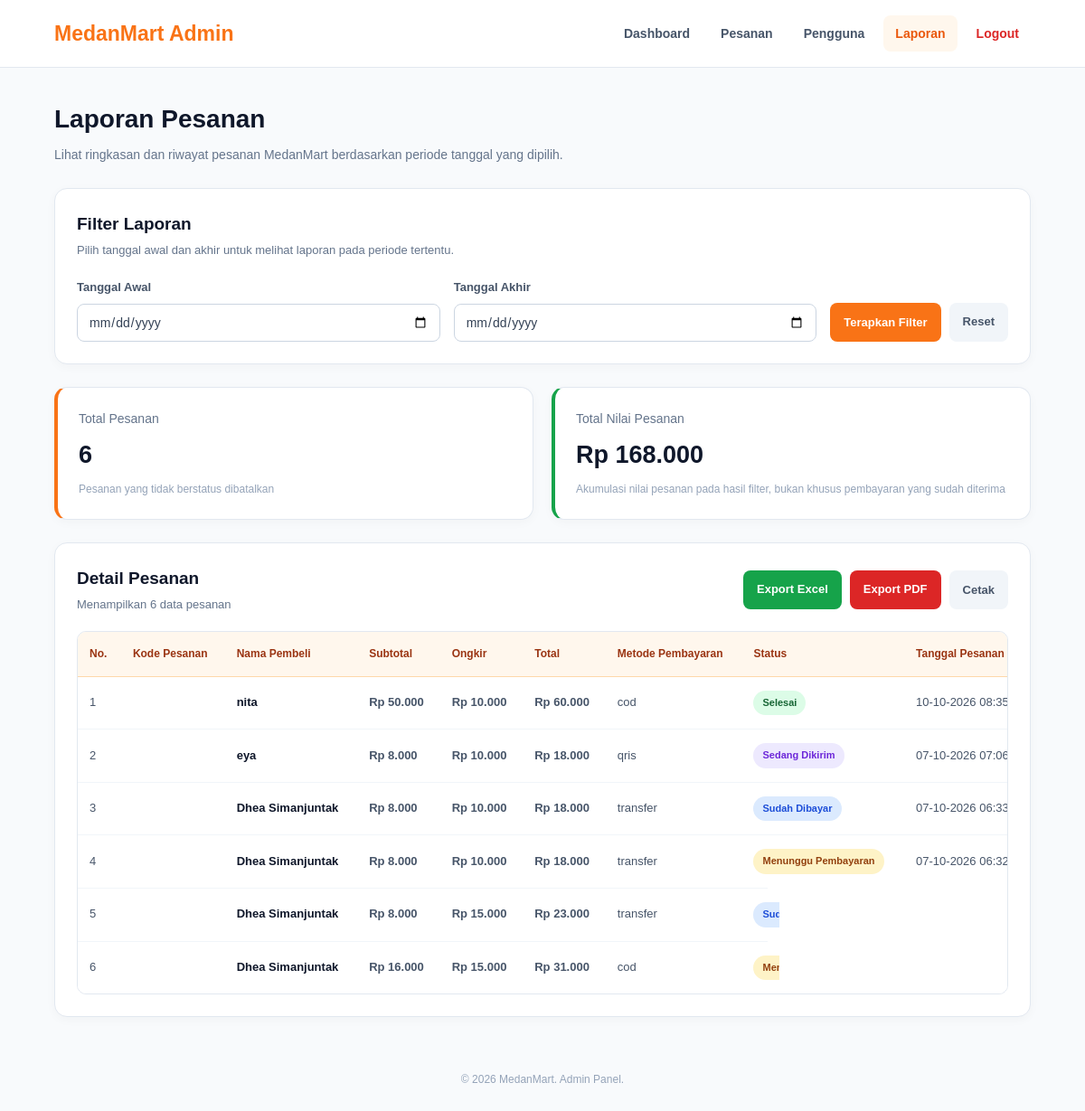
Page /admin/reports.php (signed in) on the committed database.
### tables this page shows
CREATE TABLE `orders` (
  `id` int(11) NOT NULL,
  `user_id` int(11) NOT NULL,
  `order_code` varchar(50) NOT NULL,
  `recipient_name` varchar(100) NOT NULL,
  `phone` varchar(20) NOT NULL,
  `address` text NOT NULL,
  `shipping_method` varchar(100) DEFAULT NULL,
  `shipping_cost` decimal(12,2) DEFAULT 0.00,
  `subtotal` decimal(12,2) NOT NULL,
  `total` decimal(12,2) NOT NULL,
  `payment_method` enum('transfer','qris','cod') NOT NULL,
  `payment_proof` varchar(255) DEFAULT NULL,
  `status` enum('pending','paid','shipped','completed','cancelled') NOT NULL DEFAULT 'pending',
  `created_at` timestamp NOT NULL DEFAULT current_timestamp()
);

### admin/reports.php (the view, shortened to what this page needs)
<?php
require_once __DIR__ . "/../config/database.php";
function e($value)
{
    return htmlspecialchars((string)($value ?? ''), ENT_QUOTES, 'UTF-8');
}
function rupiah($angka)
{
    return 'Rp ' . number_format((float)$angka, 0, ',', '.');
}
function statusLabel($status)
{
    $labels = [
        'pending'   => 'Menunggu Pembayaran',
        'paid'      => 'Sudah Dibayar',
        'shipped'   => 'Sedang Dikirim',
        'completed' => 'Selesai',
        'cancelled' => 'Dibatalkan'
    ];
    return $labels[$status] ?? ucfirst((string)$status);
}
function statusClass($status)
{
    $classes = [
        'pending'   => 'pending',
        'paid'      => 'paid',
        'shipped'   => 'shipped',
        'completed' => 'completed',
        'cancelled' => 'cancelled'
    ];
    return $classes[$status] ?? 'default';
}
$start_date = trim($_GET['start_date'] ?? '');
$end_date   = trim($_GET['end_date'] ?? '');
$date_error = '';
$orders = [];
$total_orders = 0;
$total_sales = 0;
if ($date_error === '') {
    $query = "
        SELECT
            orders.recipient_name AS buyer_name,
            orders.subtotal,
            orders.shipping_cost,
            orders.total,
            orders.payment_method,
            orders.status,
            orders.created_at
        FROM orders
            WHERE orders.status != 'cancelled'";
    $query .= " ORDER BY orders.created_at DESC";
    $result = mysqli_query($conn, $query);
    if ($result) {
        while ($row = mysqli_fetch_assoc($result)) {
            $orders[] = $row;
            $total_sales += (float)$row['total'];
        }
        $total_orders = count($orders);
    }
}
$exportParams = http_build_query([
    'start_date' => $start_date,
    'end_date'   => $end_date
]);
?>
<!DOCTYPE html>
<html lang="id">
<head>
</head>
<body>
<nav class="navbar">
    <a href="dashboard.php" class="brand">MedanMart Admin</a>
    <div class="nav-menu">
        <a href="dashboard.php">Dashboard</a>
        <a href="orders.php">Pesanan</a>
        <a href="user.php">Pengguna</a>
        <a href="report.php" class="active">Laporan</a>
        <a href="../logout.php" class="logout">Logout</a>
    </div>
</nav>
<main class="container">
    <div class="page-header">
        <h1>Laporan Pesanan</h1>
        <p>
            Lihat ringkasan dan riwayat pesanan MedanMart berdasarkan
            periode tanggal yang dipilih.
        </p>
    </div>
    <section class="panel filter-panel">
        <div class="panel-heading">
            <h2>Filter Laporan</h2>
            <p>Pilih tanggal awal dan akhir untuk melihat laporan pada periode tertentu.</p>
        </div>
        <form method="GET" action="report.php" class="filter-form">
            <div class="form-group">
                <label for="start_date">Tanggal Awal</label>
                <input
                    type="date"
                    id="start_date"
                    name="start_date"
                    value="<?= e($start_date); ?>"
                >
            </div>
            <div class="form-group">
                <label for="end_date">Tanggal Akhir</label>
                <input
                    type="date"
                    id="end_date"
                    name="end_date"
                    value="<?= e($end_date); ?>"
                >
            </div>
            <div class="filter-actions">
                <button type="submit" class="btn btn-orange">
                    Terapkan Filter
                </button>
                <a href="report.php" class="btn btn-light">
                    Reset
                </a>
            </div>
        </form>
    </section>
    <section class="stats">
        <div class="stat-card orange">
            <div class="stat-label">Total Pesanan</div>
            <div class="stat-value">
                <?= number_format($total_orders, 0, ',', '.'); ?>
            </div>
            <div class="stat-note">
                Pesanan yang tidak berstatus dibatalkan
            </div>
        </div>
        <div class="stat-card green">
            <div class="stat-label">Total Nilai Pesanan</div>
            <div class="stat-value">
                <?= rupiah($total_sales); ?>
            </div>
            <div class="stat-note">
                Akumulasi nilai pesanan pada hasil filter, bukan khusus pembayaran yang sudah diterima
            </div>
        </div>
    </section>
    <section class="panel">
        <div class="table-toolbar">
            <div>
                <h2>Detail Pesanan</h2>
                <p>
                    Menampilkan <?= number_format($total_orders, 0, ',', '.'); ?>
                    data pesanan
                </p>
            </div>
            <div class="export-actions">
                <a
                    href="export_excel.php?<?= e($exportParams); ?>"
                    class="btn btn-green"
                >
                    Export Excel
                </a>
                <a
                    href="export_pdf.php?<?= e($exportParams); ?>"
                    class="btn btn-red"
                    target="_blank"
                    rel="noopener"
                >
                    Export PDF
                </a>
                <button
                    type="button"
                    class="btn btn-light"
                    onclick="window.print()"
                >
                    Cetak
                </button>
            </div>
        </div>
        <?php if ($date_error !== ''): ?>
            <div class="empty-state">
                <strong>Filter tanggal belum valid</strong>
                <p>Periksa kembali tanggal awal dan tanggal akhir.</p>
            </div>
        <?php else: ?>
            <div class="table-wrapper">
                <table>
                    <thead>
                        <tr>
                            <th>No.</th>
                            <th>Kode Pesanan</th>
                            <th>Nama Pembeli</th>
                            <th>Subtotal</th>
                            <th>Ongkir</th>
                            <th>Total</th>
                            <th>Metode Pembayaran</th>
                            <th>Status</th>
                            <th>Tanggal Pesanan</th>
                        </tr>
                    </thead>
                    <tbody>
                        <?php foreach ($orders as $index => $row): ?>
                            <tr>
                                <td><?= $index + 1; ?></td>
                                <td class="order-code">
                                </td>
                                <td class="buyer-name">
                                    <?= e($row['buyer_name']); ?>
                                </td>
                                <td class="money">
                                    <?= rupiah($row['subtotal']); ?>
                                </td>
                                <td class="money">
                                    <?= rupiah($row['shipping_cost']); ?>
                                </td>
                                <td class="money">
                                    <?= rupiah($row['total']); ?>
                                </td>
                                <td>
                                    <?= e($row['payment_method']); ?>
                                </td>
                                <td>
                                    <span class="status <?= e(statusClass($row['status'])); ?>">
                                        <?= e(statusLabel($row['status'])); ?>
                                    </span>
                                </td>
                                <td>
                                    <?php
                                    $timestamp = strtotime($row['created_at']);
                                    echo $timestamp !== false
                                        ? date('d-m-Y H:i', $timestamp)
                                        : e($row['created_at']);
                                    ?>
                                </td>
                            </tr>
                        <?php endforeach; ?>
                    </tbody>
                </table>
            </div>
        <?php endif; ?>
    </section>
</main>
<footer class="footer">
    &copy; <?= date('Y'); ?> MedanMart. Admin Panel.
</footer>
</body>
</html>

### admin/reports.php (style rules this page uses)
* { margin: 0; padding: 0; box-sizing: border-box; }
body { font-family: Arial, Helvetica, sans-serif; background: #F8FAFC; color: #1E293B; line-height: 1.6; }
.navbar { background: #FFFFFF; border-bottom: 1px solid #E2E8F0; padding: 17px 5%; display: flex; align-items: center; justify-content: space-between; gap: 20px; flex-wrap: wrap; }
.brand { color: #F97316; font-size: 23px; font-weight: 800; text-decoration: none; }
.nav-menu { display: flex; align-items: center; gap: 8px; flex-wrap: wrap; }
.nav-menu a { color: #475569; text-decoration: none; font-size: 14px; font-weight: 600; padding: 9px 13px; border-radius: 8px; transition: 0.2s; }
.nav-menu a:hover, .nav-menu a.active { background: #FFF7ED; color: #EA580C; }
.nav-menu a.logout { color: #DC2626; }
.container { width: 90%; max-width: 1400px; margin: 35px auto; }
.page-header { margin-bottom: 25px; }
.page-header h1 { font-size: 28px; color: #0F172A; margin-bottom: 5px; }
.page-header p { color: #64748B; font-size: 14px; }
.stats { display: grid; grid-template-columns: repeat(2, minmax(0, 1fr)); gap: 20px; margin-bottom: 25px; }
.stat-card { background: #FFFFFF; border: 1px solid #E2E8F0; border-radius: 14px; padding: 23px; box-shadow: 0 3px 12px rgba(15, 23, 42, 0.03); }
.stat-label { font-size: 14px; color: #64748B; margin-bottom: 8px; }
.stat-value { font-size: 27px; font-weight: 800; color: #0F172A; overflow-wrap: anywhere; }
.stat-card.orange { border-left: 4px solid #F97316; }
.stat-card.green { border-left: 4px solid #16A34A; }
.stat-note { color: #94A3B8; font-size: 12px; margin-top: 7px; }
.panel { background: #FFFFFF; border: 1px solid #E2E8F0; border-radius: 14px; padding: 24px; margin-bottom: 25px; box-shadow: 0 3px 12px rgba(15, 23, 42, 0.03); }
.panel-heading { margin-bottom: 20px; }
.panel-heading h2 { font-size: 19px; color: #0F172A; margin-bottom: 4px; }
.panel-heading p { font-size: 13px; color: #64748B; }
.filter-form { display: flex; align-items: flex-end; gap: 15px; flex-wrap: wrap; }
.form-group { display: flex; flex-direction: column; gap: 7px; flex: 1; min-width: 180px; }
.form-group label { font-size: 13px; font-weight: 700; color: #475569; }
.form-group input { width: 100%; padding: 11px 12px; border: 1px solid #CBD5E1; border-radius: 8px; font-size: 14px; font-family: inherit; background: #FFFFFF; color: #334155; }
.filter-actions { display: flex; gap: 9px; flex-wrap: wrap; }
.btn { display: inline-flex; align-items: center; justify-content: center; gap: 7px; padding: 11px 15px; border: none; border-radius: 8px; font-family: inherit; font-size: 13px; font-weight: 700; text-decoration: none; cursor: pointer; transition: 0.2s; white-space: nowrap; }
.btn-orange { background: #F97316; color: #FFFFFF; }
.btn-light { background: #F1F5F9; color: #475569; }
.btn-green { background: #16A34A; color: #FFFFFF; }
.btn-red { background: #DC2626; color: #FFFFFF; }
.table-toolbar { display: flex; align-items: center; justify-content: space-between; gap: 15px; flex-wrap: wrap; margin-bottom: 18px; }
.table-toolbar h2 { font-size: 19px; color: #0F172A; }
.table-toolbar p { font-size: 13px; color: #64748B; margin-top: 3px; }
.export-actions { display: flex; gap: 9px; flex-wrap: wrap; }
.table-wrapper { width: 100%; overflow-x: auto; border: 1px solid #E2E8F0; border-radius: 10px; }
table { width: 100%; min-width: 1050px; border-collapse: collapse; background: #FFFFFF; }
thead { background: #FFF7ED; }
th { color: #9A3412; font-size: 12px; text-align: left; padding: 15px 13px; white-space: nowrap; font-weight: 800; border-bottom: 1px solid #FED7AA; }
td { padding: 15px 13px; border-bottom: 1px solid #F1F5F9; font-size: 13px; color: #475569; vertical-align: middle; }
tbody tr:last-child td { border-bottom: none; }
.order-code { font-weight: 700; color: #EA580C; white-space: nowrap; }
.buyer-name { color: #0F172A; font-weight: 600; }
.money { white-space: nowrap; font-weight: 600; }
.status { display: inline-block; padding: 5px 10px; border-radius: 20px; font-size: 11px; font-weight: 700; white-space: nowrap; }
.status.pending { background: #FEF3C7; color: #92400E; }
.status.paid { background: #DBEAFE; color: #1D4ED8; }
.status.shipped { background: #EDE9FE; color: #6D28D9; }
.status.completed { background: #DCFCE7; color: #166534; }
.footer { text-align: center; padding: 25px 15px; color: #94A3B8; font-size: 12px; }

### rows in the picture
orders: recipient_name "nita", subtotal "Rp 50.000", shipping_cost "Rp 10.000", total "Rp 60.000", payment_method "cod", status "Selesai", created_at "10-10-2026 08:35"
orders: recipient_name "eya", subtotal "Rp 8.000", shipping_cost "Rp 10.000", total "Rp 18.000", payment_method "qris", status "Sedang Dikirim", created_at "07-10-2026 07:06"
orders: recipient_name "Dhea Simanjuntak", subtotal "Rp 8.000", shipping_cost "Rp 10.000", total "Rp 18.000", payment_method "transfer", status "Sudah Dibayar", created_at "07-10-2026 06:33"
orders: recipient_name "Dhea Simanjuntak", subtotal "Rp 8.000", shipping_cost "Rp 10.000", total "Rp 18.000", payment_method "transfer", status "Menunggu Pembayaran", created_at "07-10-2026 06:32"
orders: recipient_name "Dhea Simanjuntak", subtotal "Rp 8.000", shipping_cost "Rp 15.000", total "Rp 23.000", payment_method "transfer", status "Sudah Dibayar"
orders: recipient_name "Dhea Simanjuntak", subtotal "Rp 16.000", shipping_cost "Rp 15.000", total "Rp 31.000", payment_method "cod", status "Menunggu Pembayaran"

### other values in the picture
$total_orders "6"
rupiah($total_sales) "Rp 168.000"
